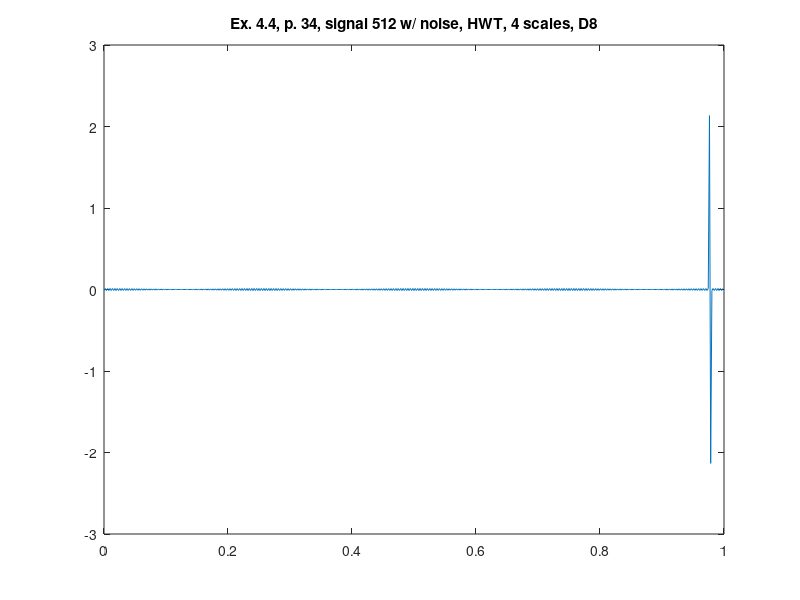

Source code (MATLAB):
%% ========================================================================
%% Programmatic octave notes on "Ripples in Mathematics" by A. Jensen
%% and A. la Cour-Harbo written with a deep gratitude to the authors for
%% this wonderful text. 
%% 
%% Reconstruction of graphs in ex 4.3, p.34, HWT, 4 scales, D8.
%%
%% Author: Vladimir Kulyukin
%% 
%% NB: I have tested this code in Octave 4.
%% =========================================================================
t = (1.0/512)*[0:511];

%%y_ex_4_3_chirp_512_p33 = arrayfun(@(x) sin(x*x), t);

y_ex_4_4_512_with_noise_hwt_d8_p34 = [
-0.012270614261456144
0.012270614261456144
-0.012248444636124706
0.012248444636124706
-0.012196767434827796
0.012196767434827796
-0.012115707152469735
0.012115707152469735
-0.012005459070370775
0.012005459070370775
-0.011866288785817247
0.011866288785817247
-0.011698531572214593
0.011698531572214593
-0.011502591571384028
0.011502591571384028
-0.01127894081995004
0.01127894081995004
-0.011028118112162227
0.011028118112162227
-0.010750727701893198
0.010750727701893198
-0.010447437846937746
0.010447437846937746
-0.01011897919912158
0.01011897919912158
-0.009766143044096731
0.009766143044096731
-0.009389779395065634
0.009389779395065634
-0.00899079494502425
0.00899079494502425
-0.008570150882459715
0.008570150882459715
-0.00812886057576273
0.00812886057576273
-0.007667987131934673
0.007667987131934673
-0.007188640835469439
0.007188640835469439
-0.006691976473580885
0.006691976473580885
-0.006179190554219616
0.006179190554219616
-0.005651518423580193
0.005651518423580193
-0.005110231290043676
0.005110231290043676
-0.004556633161726054
0.004556633161726054
-0.003992057705007934
0.003992057705007934
-0.003417865031615452
0.003417865031615452
-0.0028354384219922975
0.0028354384219922975
-0.0022461809928553955
0.0022461809928553955
-0.0016515123169644765
0.0016515123169644765
-0.0010528650032466946
0.0010528650032466946
-4.516812455159225E-4
4.516812455159225E-4
1.5059065189787502E-4
-1.5059065189787502E-4
7.524997632410989E-4
-7.524997632410989E-4
0.0013525960367434808
-0.0013525960367434808
0.0019494337879198962
-0.0019494337879198962
0.0025415751823509303
-0.0025415751823509303
0.003127593699552067
-0.003127593699552067
0.0037060775695861303
-0.0037060775695861303
0.00427563317414098
-0.00427563317414098
0.004834888403878024
-0.004834888403878024
0.005382495963964118
-0.005382495963964118
0.0059171366198217945
-0.0059171366198217945
0.006437522375282444
-0.006437522375282444
0.006942399575480818
-0.006942399575480818
0.007430551927019302
-0.007430551927019302
0.007900803428126213
-0.007900803428126213
0.008352021201746052
-0.008352021201746052
0.00878311822474026
-0.00878311822474026
0.009193055946620954
-0.009193055946620954
0.009580846791509279
-0.009580846791509279
0.009945556537294009
-0.009945556537294009
0.010286306566252512
-0.010286306566252512
0.010602275981718812
-0.010602275981718812
0.010892703585695496
-0.010892703585695496
0.011156889712646058
-0.011156889712646058
0.011394197915050778
-0.011394197915050778
0.011604056496664463
-0.011604056496664463
0.011785959889781955
-0.011785959889781955
0.01193946987319701
-0.01193946987319701
0.012064216627913696
-0.012064216627913696
0.012159899628072728
-0.012159899628072728
0.012226288364946545
-0.012226288364946545
0.01226322290225282
-0.01226322290225282
0.012270614261456146
-0.012270614261456146
0.012248444636124844
-0.012248444636124844
0.01219676743482778
-0.01219676743482778
0.012115707152469679
-0.012115707152469679
0.012005459070370704
-0.012005459070370704
0.011866288785817192
-0.011866288785817192
0.011698531572214566
-0.011698531572214566
0.011502591571384058
-0.011502591571384058
0.011278940819950066
-0.011278940819950066
0.011028118112162422
-0.011028118112162422
0.010750727701893115
-0.010750727701893115
0.01044743784693769
-0.01044743784693769
0.010118979199121692
-0.010118979199121692
0.009766143044096731
-0.009766143044096731
0.009389779395065634
-0.009389779395065634
0.008990794945024194
-0.008990794945024194
0.00857015088245966
-0.00857015088245966
0.008128860575762675
-0.008128860575762675
0.007667987131934617
-0.007667987131934617
0.007188640835469384
-0.007188640835469384
0.00669197647358094
-0.00669197647358094
0.006179190554219671
-0.006179190554219671
0.0056515184235801375
-0.0056515184235801375
0.005110231290043676
-0.005110231290043676
0.00455663316172622
-0.00455663316172622
0.003992057705007934
-0.003992057705007934
0.003417865031615508
-0.003417865031615508
0.0028354384219922424
-0.0028354384219922424
0.0022461809928553955
-0.0022461809928553955
0.0016515123169645873
-0.0016515123169645873
0.0010528650032466391
-0.0010528650032466391
4.516812455159225E-4
-4.516812455159225E-4
-1.5059065189787502E-4
1.5059065189787502E-4
-7.524997632410989E-4
7.524997632410989E-4
-0.0013525960367434253
0.0013525960367434253
-0.0019494337879198407
0.0019494337879198407
-0.0025415751823509303
0.0025415751823509303
-0.003127593699552011
0.003127593699552011
-0.003706077569586075
0.003706077569586075
-0.004275633174140925
0.004275633174140925
-0.004834888403878024
0.004834888403878024
-0.005382495963964007
0.005382495963964007
-0.0059171366198217945
0.0059171366198217945
-0.006437522375282501
0.006437522375282501
-0.006942399575480762
0.006942399575480762
-0.007430551927019579
0.007430551927019579
-0.007900803428126157
0.007900803428126157
-0.008352021201746052
0.008352021201746052
-0.00878311822474026
0.00878311822474026
-0.009193055946620787
0.009193055946620787
-0.009580846791509279
0.009580846791509279
-0.009945556537294009
0.009945556537294009
-0.010286306566252457
0.010286306566252457
-0.010602275981718812
0.010602275981718812
-0.010892703585695496
0.010892703585695496
-0.011156889712646058
0.011156889712646058
-0.011394197915051196
0.011394197915051196
-0.011604056496664239
0.011604056496664239
-0.011785959889781927
0.011785959889781927
-0.011939469873196995
0.011939469873196995
-0.012064216627913517
0.012064216627913517
-0.012159899628073177
0.012159899628073177
-0.012226288364946545
0.012226288364946545
-0.012263222902252846
0.012263222902252846
-0.012270614261456037
0.012270614261456037
-0.012248444636124622
0.012248444636124622
-0.01219676743482778
0.01219676743482778
-0.012115707152469679
0.012115707152469679
-0.012005459070370761
0.012005459070370761
-0.011866288785817192
0.011866288785817192
-0.011698531572214453
0.011698531572214453
-0.011502591571384002
0.011502591571384002
-0.011278940819949956
0.011278940819949956
-0.0110281181121622
0.0110281181121622
-0.010750727701893226
0.010750727701893226
-0.01044743784693769
0.01044743784693769
-0.010118979199121525
0.010118979199121525
-0.009766143044097064
0.009766143044097064
-0.009389779395065578
0.009389779395065578
-0.008990794945024194
0.008990794945024194
-0.008570150882459604
0.008570150882459604
-0.008128860575762786
0.008128860575762786
-0.007667987131934728
0.007667987131934728
-0.007188640835469439
0.007188640835469439
-0.006691976473580885
0.006691976473580885
-0.006179190554219671
0.006179190554219671
-0.0056515184235801375
0.0056515184235801375
-0.005110231290043732
0.005110231290043732
-0.004556633161726165
0.004556633161726165
-0.00399205770500799
0.00399205770500799
-0.003417865031615563
0.003417865031615563
-0.0028354384219922975
0.0028354384219922975
-0.00224618099285534
0.00224618099285534
-0.0016515123169645873
0.0016515123169645873
-0.0010528650032466391
0.0010528650032466391
-4.5168124551586697E-4
4.5168124551586697E-4
1.5059065189793053E-4
-1.5059065189793053E-4
7.524997632410989E-4
-7.524997632410989E-4
0.0013525960367434253
-0.0013525960367434253
0.0019494337879200072
-0.0019494337879200072
0.002541575182351097
-0.002541575182351097
0.003127593699552178
-0.003127593699552178
0.0037060775695858528
-0.0037060775695858528
0.004275633174140703
-0.004275633174140703
0.004834888403877913
-0.004834888403877913
0.005382495963963896
-0.005382495963963896
0.005917136619821517
-0.005917136619821517
0.006437522375282723
-0.006437522375282723
0.00694239957548104
-0.00694239957548104
0.007430551927019469
-0.007430551927019469
0.00790080342812649
-0.00790080342812649
0.008352021201746274
-0.008352021201746274
0.008783118224740538
-0.008783118224740538
0.009193055946620454
-0.009193055946620454
0.009580846791508835
-0.009580846791508835
0.009945556537293676
-0.009945556537293676
0.010286306566251957
-0.010286306566251957
0.010602275981719256
-0.010602275981719256
0.010892703585695829
-0.010892703585695829
0.011156889712646388
-0.011156889712646388
0.011394197915051139
-0.011394197915051139
0.011604056496664626
-0.011604056496664626
0.011785959889782371
-0.011785959889782371
0.011939469873196605
-0.011939469873196605
0.012064216627913016
-0.012064216627913016
0.012159899628072289
-0.012159899628072289
0.012226288364946103
-0.012226288364946103
0.012263222902252456
-0.012263222902252456
0.012270614261456547
-0.012270614261456547
0.012248444636125105
-0.012248444636125105
0.012196767434828198
-0.012196767434828198
0.012115707152470137
-0.012115707152470137
0.012005459070371163
-0.012005459070371163
0.011866288785817636
-0.011866288785817636
0.011698531572214094
-0.011698531572214094
0.011502591571383584
-0.011502591571383584
0.011278940819949596
-0.011278940819949596
0.011028118112161839
-0.011028118112161839
0.010750727701892754
-0.010750727701892754
0.010447437846938079
-0.010447437846938079
0.010118979199121858
-0.010118979199121858
0.009766143044097064
-0.009766143044097064
0.009389779395065911
-0.009389779395065911
0.008990794945024583
-0.008990794945024583
0.008570150882459326
-0.008570150882459326
0.008128860575762398
-0.008128860575762398
0.007667987131934339
-0.007667987131934339
0.007188640835469107
-0.007188640835469107
0.006691976473580663
-0.006691976473580663
0.006179190554219893
-0.006179190554219893
0.005651518423580304
-0.005651518423580304
0.005110231290043843
-0.005110231290043843
0.00455663316172622
-0.00455663316172622
0.003992057705008045
-0.003992057705008045
0.003417865031615619
-0.003417865031615619
0.0028354384219921864
-0.0028354384219921864
0.0022461809928552845
-0.0022461809928552845
0.0016515123169644206
-0.0016515123169644206
0.0010528650032465836
-0.0010528650032465836
4.5168124551586697E-4
-4.5168124551586697E-4
-1.5059065189787502E-4
1.5059065189787502E-4
-7.524997632410989E-4
7.524997632410989E-4
-0.0013525960367434808
0.0013525960367434808
-0.0019494337879199517
0.0019494337879199517
-0.0025415751823510413
0.0025415751823510413
-0.003127593699552178
0.003127593699552178
-0.003706077569585964
0.003706077569585964
-0.004275633174140758
0.004275633174140758
-0.004834888403877857
0.004834888403877857
-0.005382495963963785
0.005382495963963785
-0.005917136619821517
0.005917136619821517
-0.006437522375282723
0.006437522375282723
-0.006942399575480984
0.006942399575480984
-0.007430551927019524
0.007430551927019524
-0.007900803428126435
0.007900803428126435
-0.008352021201746385
0.008352021201746385
-0.008783118224740594
0.008783118224740594
-0.009193055946620454
0.009193055946620454
-0.009580846791509001
0.009580846791509001
-0.00994555653729362
0.00994555653729362
-0.010286306566252068
0.010286306566252068
-0.0106022759817192
0.0106022759817192
-0.010892703585695857
0.010892703585695857
-0.011156889712646473
0.011156889712646473
-0.011394197915051169
0.011394197915051169
-0.011604056496664655
0.011604056496664655
2.1333563787374494
-2.1333563787374494
-0.011939469873196563
0.011939469873196563
-0.012064216627913044
0.012064216627913044
-0.012159899628072297
0.012159899628072297
-0.012226288364946103
0.012226288364946103
-0.012263222902252376
0.012263222902252376
];

figure;
plot(t, y_ex_4_4_512_with_noise_hwt_d8_p34);
xlim([0 1]);
title('Ex. 4.4, p. 34, signal 512 w/ noise, HWT, 4 scales, D8');
